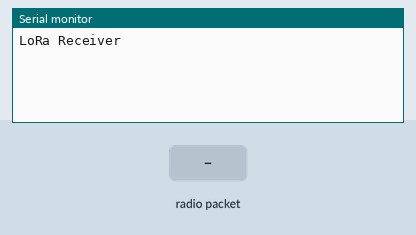
A sketch run on a simulated Arduino Uno, built with avr-gcc and run on an emulated ATmega328P. On the bench: the last lines printed to the serial monitor. The test bench sets the inputs (shaded band). No radio packets arrive unless stated.

Above: at 1.2 s.
1.3 s: radio packet "1" arrives
At 2.4 s:
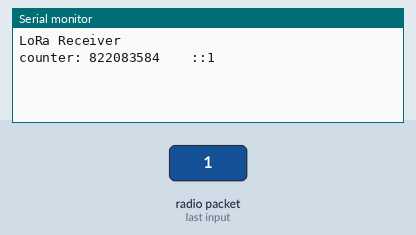
2.8 s: radio packet "0" arrives
At 3.5 s:
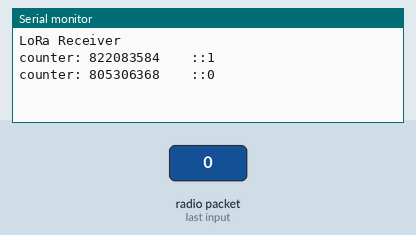
4.3 s: radio packet "2" arrives
At 4.7 s:
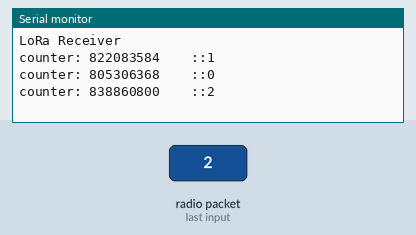

Measured:
- after the input at 1.3 s, the serial monitor: prints a new line at once (image 1)
- after the input at 2.8 s, the serial monitor: prints a new line at once (image 2)
- after the input at 4.3 s, the serial monitor: prints a new line at once (image 3)

The sketch:

LoRaReceiver_v1.ino
```cpp
#include <SPI.h>
#include <LoRa.h>

String msg;
unsigned long counter;
void setup() {
  Serial.begin(9600);
  LoRa.setPins(8, 12, 3);

  //LoRa.setPins(4,7,2);
  while (!Serial);

  Serial.println("LoRa Receiver");

  if (!LoRa.begin(433E6)) {
    Serial.println("Starting LoRa failed!");
    while (1);
  }
  LoRa.setSpreadingFactor(9);
  LoRa.setSignalBandwidth(41.25E3);
  //LoRa.setCodingRate4(8);
  //LoRa.setPreambleLength(6);
}

void loop() {
  // try to parse packet
  int packetSize = LoRa.parsePacket();
  if (packetSize) {
    // received a packet
    //Serial.print("Received packet '");
    // read packet
    while (LoRa.available()) {
      msg += (char)LoRa.read();
    }
    //Packet Number
    counter = msg[0];
    counter = counter << 8;

    counter += msg[1];
    counter = counter << 8;

    counter += msg[2];
    counter = counter << 8;

    counter += msg[3];
    //do string operation
    Serial.print("counter: ");
    Serial.print(counter);
    Serial.print("    ::");
    Serial.println(msg);
    //clear string
    msg = "";
    // print RSSI of packet
    //Serial.print("' with RSSI ");
    //Serial.println(LoRa.packetRssi());
  }
}
```
